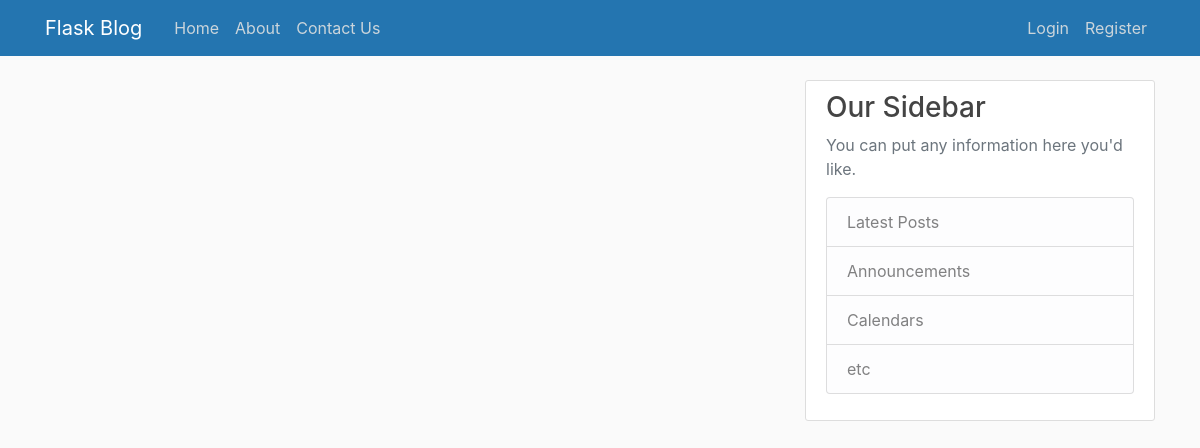
Page /home on the earlier database version.
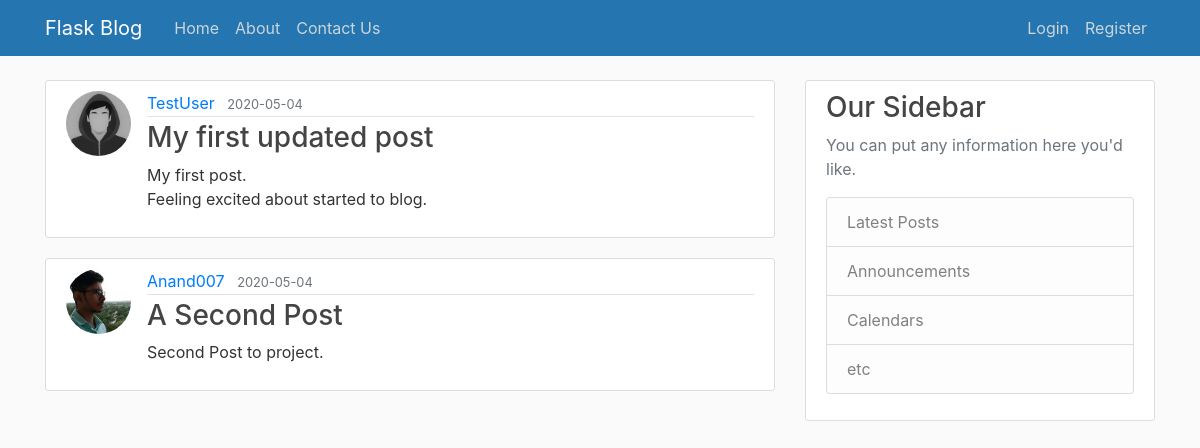
Same page on the later database version.
### flaskblog/models.py (models this page shows, shortened)
class Post(db.Model):
    id = db.Column(db.Integer, primary_key=True)
    title = db.Column(db.String(100), nullable=False)
    date_posted = db.Column(db.DateTime, nullable=False, default=datetime.utcnow)
    content = db.Column(db.Text, nullable=False)
    user_id = db.Column(db.Integer, db.ForeignKey("user.id"), nullable=False)

class User(db.Model, UserMixin):
    id = db.Column(db.Integer, primary_key=True)
    username = db.Column(db.String(20), unique=True, nullable=True)
    email = db.Column(db.String(120), unique=True, nullable=True)
    image_file = db.Column(db.String(20), nullable=False, default="default.jpg")
    password = db.Column(db.String(60), nullable=False)
    posts = db.relationship("Post", backref="author", lazy=True)

### flaskblog/routes.py (the view)
@app.route("/")
@app.route("/home")
def home():
    posts = Post.query.all()
    return render_template("home.html", posts=posts)

### flaskblog/templates/home.html
{% extends "layout.html" %} {% block content %} {% for post in posts %}
<article class="media content-section">
  <img
    class="rounded-circle article-img"
    src="{{url_for('static', filename='profile_pics/' + post.author.image_file)}}"
    alt="profile image"
    srcset=""
  />
  <div class="media-body">
    <div class="article-metadata">
      <a class="mr-2" href="#">{{ post.author.username }}</a>
      <small class="text-muted"
        >{{ post.date_posted.strftime('%Y-%m-%d') }}</small
      >
    </div>
    <h3>
      <a class="article-title" href="{{url_for('post', post_id=post.id)}}"
        >{{ post.title }}</a
      >
    </h3>
    <p class="article-content">{{ post.content }}</p>
  </div>
</article>
{% endfor %} {% endblock content %}

### flaskblog/templates/layout.html (shortened to what this page needs)
<!DOCTYPE html>
<html lang="en">
  <head>
    <link
      rel="stylesheet"
      href="https://stackpath.bootstrapcdn.com/bootstrap/4.4.1/css/bootstrap.min.css"
    />
    <link rel="stylesheet" type="text/css" href="{{ url_for('static', filename='main.css') }}">
  </head>
  <body>
    <header class="site-header">
      <nav class="navbar navbar-expand-md navbar-dark fixed-top" style="background-color: #2475B0;">
        <div class="container">
          <a class="navbar-brand mr-4" href="/">Flask Blog</a>
          <div class="collapse navbar-collapse" id="navbarToggle">
            <div class="navbar-nav mr-auto">
              <a class="nav-item nav-link" href="{{url_for('home')}}">Home</a>
              <a class="nav-item nav-link" href="{{url_for('about')}}">About</a>
              <a class="nav-item nav-link" href="{{url_for('contact')}}">Contact Us</a>
            </div>
            <div class="navbar-nav">
              {% if current_user.is_authenticated %}
                <a class="nav-item nav-link" href="{{url_for('new_post')}}">New Post</a>
                <a class="nav-item nav-link" href="{{url_for('account')}}">Account</a>
                <a class="nav-item nav-link" href="{{url_for('logout')}}">Logout</a>
              {% else %}
                <a class="nav-item nav-link" href="{{url_for('login')}}">Login</a>
                <a class="nav-item nav-link" href="{{url_for('register')}}">Register</a>
              {% endif %}
            </div>
          </div>
        </div>
      </nav>
    </header>
    <main role="main" class="container">
        <div class="row">
          <div class="col-md-8">
            {% block content %}{% endblock %}
          </div>
          <div class="col-md-4">
            <div class="content-section">
              <h3>Our Sidebar</h3>
              <p class='text-muted'>You can put any information here you'd like.
                <ul class="list-group">
                  <li class="list-group-item list-group-item-light">Latest Posts</li>
                  <li class="list-group-item list-group-item-light">Announcements</li>
                  <li class="list-group-item list-group-item-light">Calendars</li>
                  <li class="list-group-item list-group-item-light">etc</li>
                </ul>
              </p>
            </div>
          </div>
        </div>
      </main>
  </body>
</html>

### flaskblog/static/main.css (style rules this page uses)
body { background: #fafafa; color: #333333; margin-top: 5rem; }
h1, h2, h3, h4, h5, h6 { color: #444444; }
.site-header .navbar-nav .nav-link { color: #cbd5db; }
.content-section { background: #ffffff; padding: 10px 20px; border: 1px solid #dddddd; border-radius: 3px; margin-bottom: 20px; }
.article-title { color: #444444; }
.article-content { white-space: pre-line; }
.article-img { height: 65px; width: 65px; margin-right: 16px; }
.article-metadata { padding-bottom: 1px; margin-bottom: 4px; border-bottom: 1px solid #e3e3e3; }

Differences in the rows shown:
added Post: image_file (placeholder picture), author.username "TestUser", date_posted "2020-05-04", title "My first updated post", content "My first post. Feeling excited about started to blog."
added Post: image_file (picture), author.username "Anand007", date_posted "2020-05-04", title "A Second Post", content "Second Post to project."
